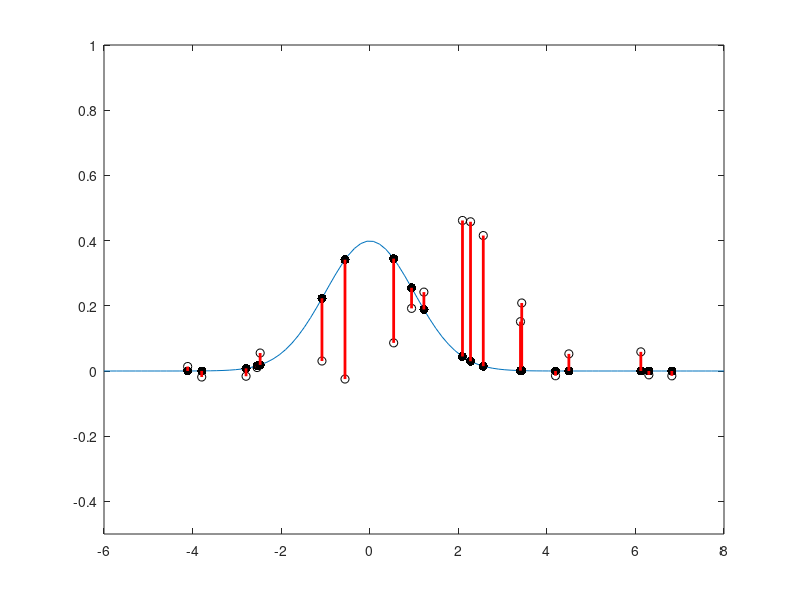

This figure's MATLAB source: (Note: this script raises an error after producing the figure.)
clc
clear
load('fitdata.mat');

clf
plot(X,Y,'ko');
hold on
ylim([-.5 1]);

% A = -.015;
% B = .05;
% C = .3;
% 
% y = @(x) A*x.^2 + B*x + C;

mu = 0;
sigma2 = 1;

y = @(x) 1/(sqrt(2 * pi * sigma2)) * exp((-(x - mu).^2)/(2 * sigma2));

xs = linspace(-6,8);
plot(xs,y(xs));


RMS_error = 0;
for k = 1:Npts
    
    xdata = X(k);
    ydata = Y(k);
    
    RMS_error = RMS_error + (ydata - y(xdata))^2;
    
    plot( xdata,y(xdata),'k.','markersize',20);
    
    plot( [xdata xdata], [ydata y(xdata)], 'r', 'linewidth',2);
    
end

myf = @(x) sin(exp(x));
test = fminsearch(myf, 2);

adapter([0, 1]);
fmin = fminsearch(adapter, [0, 1])

function mymin = adapter(vars)
mymin = calcFitError(vars(1), vars(2));
end



